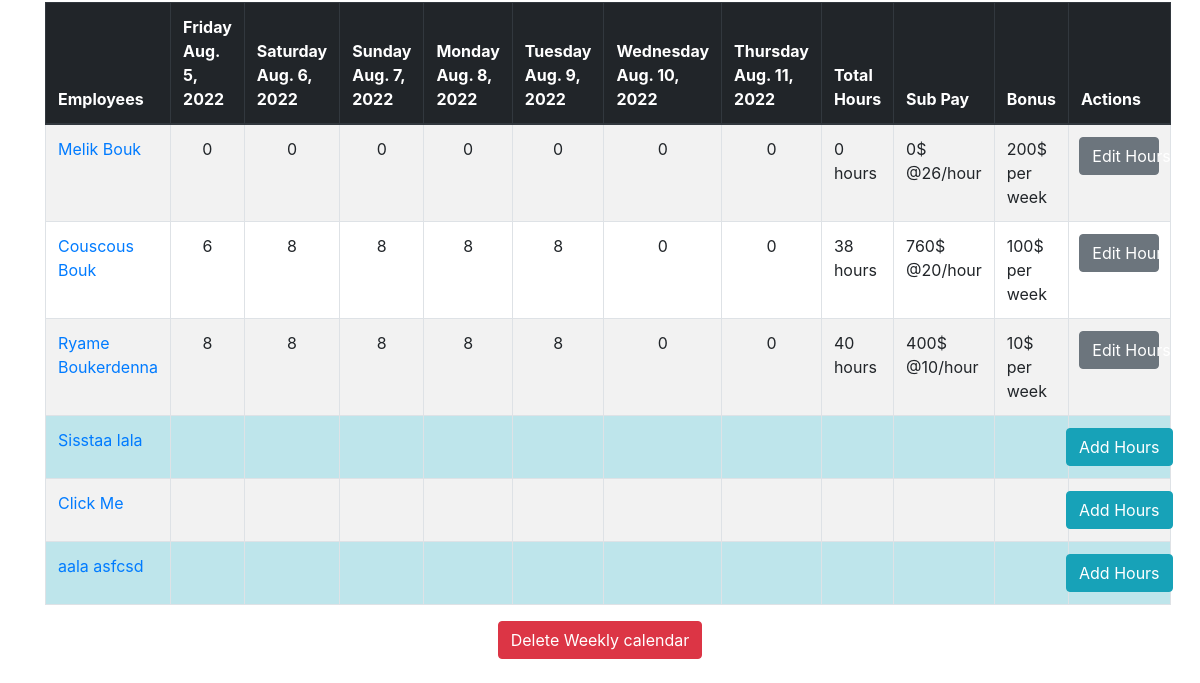
Page /employee_management/locations/view_location/8 (signed in, lower part) on the earlier database version.
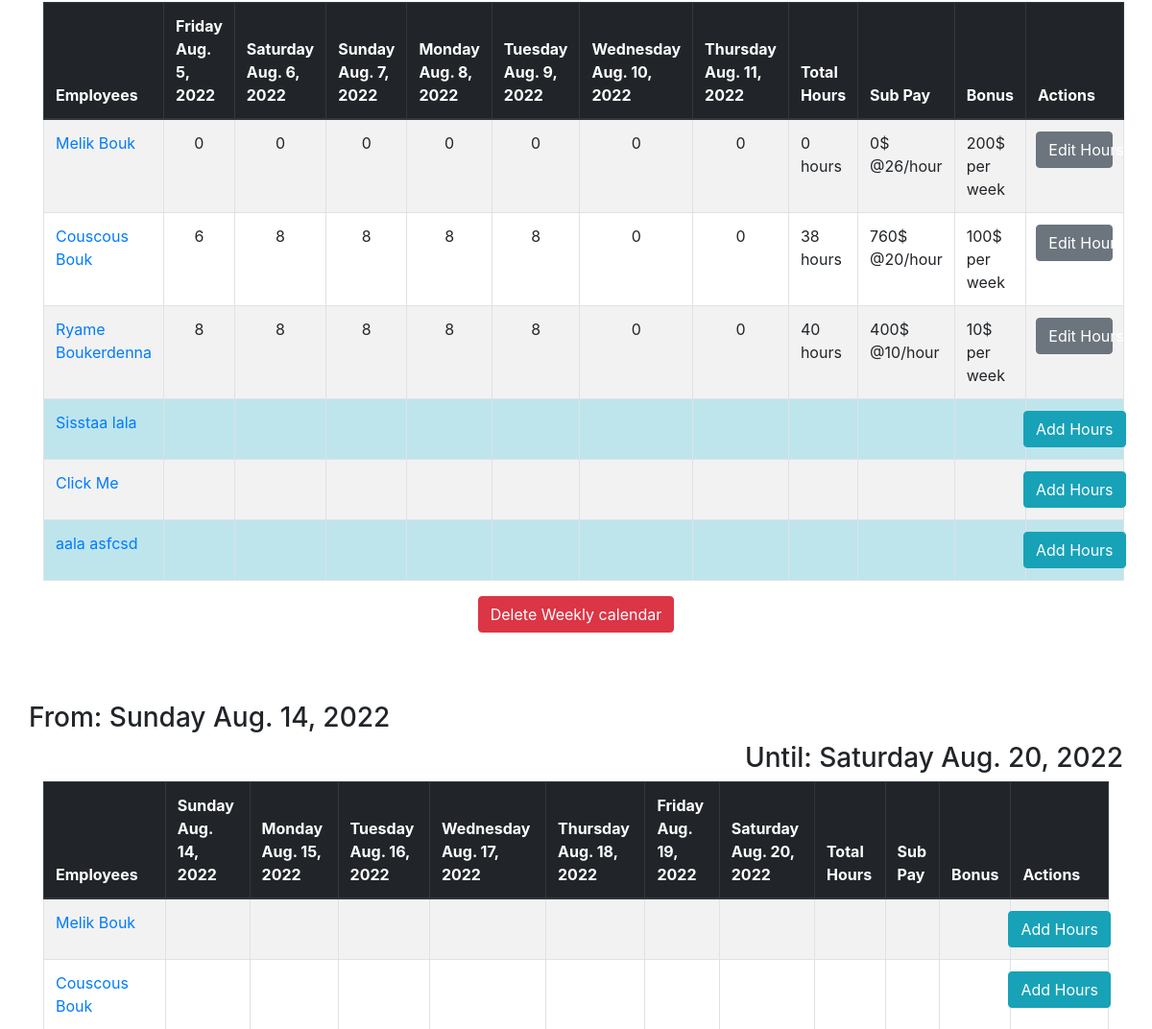
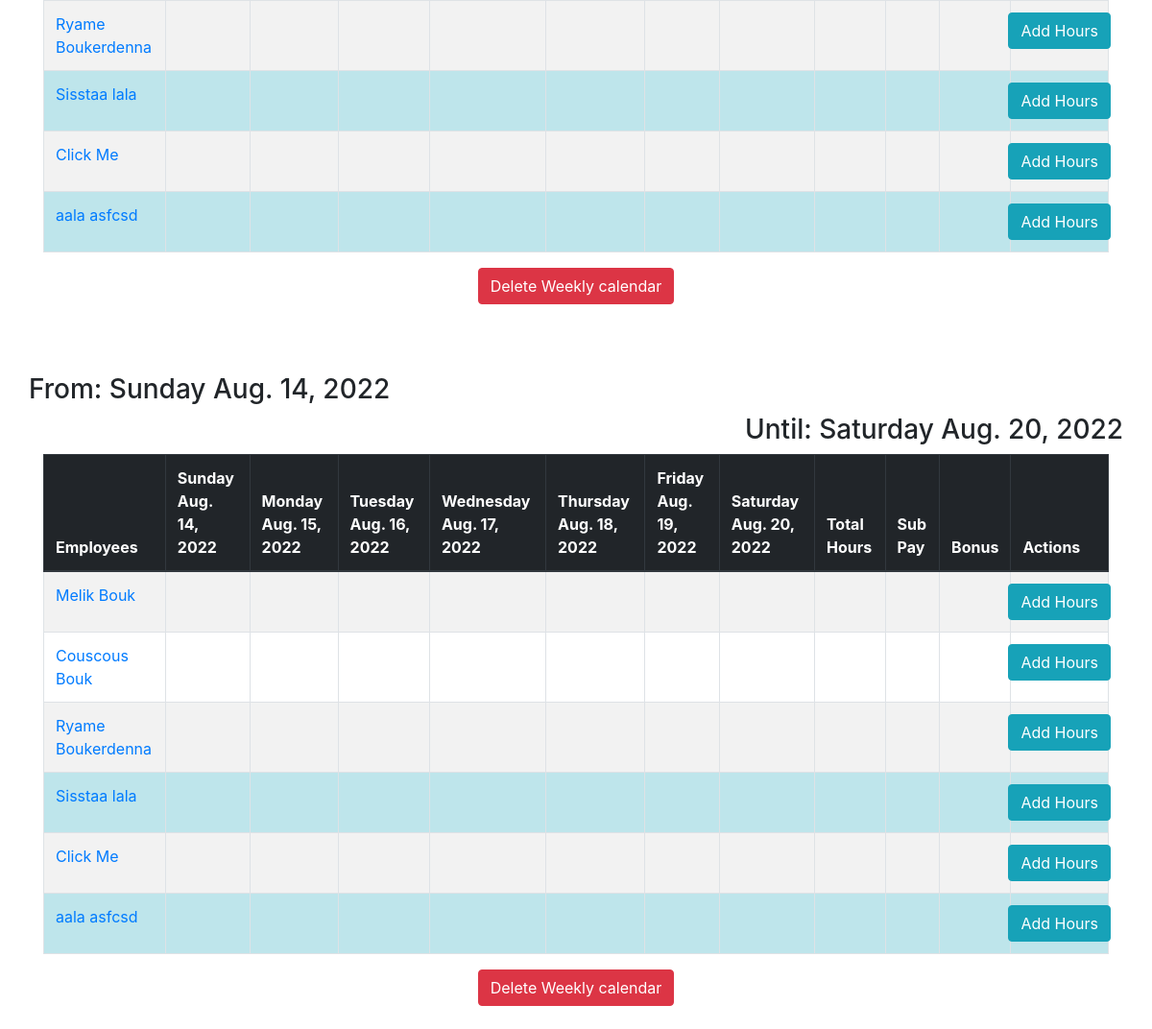
Same page on the later database version (2 pictures, top to bottom).
### employee_management/models.py (models this page shows, shortened)
class WeeklyCalendarFromLocation(models.Model):
    location_place = models.ForeignKey(
        LocationForWorking, on_delete=models.CASCADE, db_constraint=False, null=True
    )
    start_date_week = models.DateField(null=True)
    def __str__(self):
        return f"{self.location_place}:{self.start_date_week}"

class EmployeeBaseInformation(models.Model):
    first_name = models.CharField(max_length=100)
    last_name = models.CharField(max_length=100)
    place = models.ForeignKey(
        LocationForWorking, on_delete=models.CASCADE, db_constraint=False, null=True
    )
    phone_number = models.IntegerField(null=True)
    start_date = models.DateField(null=True)
    salary = models.IntegerField(null=True)
    bonus = models.IntegerField(null=True)
    is_driver = models.BooleanField(null=True)
    notes = models.CharField(max_length=500, blank=True, null=True)

class WeeklyHoursForEachEmployeeAndLocation(models.Model):
    specific_weekly_calendar = models.ForeignKey(
        WeeklyCalendarFromLocation, on_delete=models.CASCADE
    )
    specific_employee_working = models.ForeignKey(
        EmployeeBaseInformation, on_delete=models.CASCADE
    )
    monday_num_hours = models.PositiveIntegerField(
        null=True, default=0, validators=[MinValueValidator(0), MaxValueValidator(15)]
    )
    tuesday_num_hours = models.PositiveIntegerField(
        null=True, default=0, validators=[MinValueValidator(0), MaxValueValidator(15)]
    )
    wednesday_num_hours = models.PositiveIntegerField(
        null=True, default=0, validators=[MinValueValidator(0), MaxValueValidator(15)]
    )
    thursday_num_hours = models.PositiveIntegerField(
        null=True, default=0, validators=[MinValueValidator(0), MaxValueValidator(15)]
    )
    friday_num_hours = models.PositiveIntegerField(
        null=True, default=0, validators=[MinValueValidator(0), MaxValueValidator(15)]
    )
    saturday_num_hours = models.PositiveIntegerField(
        null=True, default=0, validators=[MinValueValidator(0), MaxValueValidator(15)]
    )
    sunday_num_hours = models.PositiveIntegerField(
        null=True, default=0, validators=[MinValueValidator(0), MaxValueValidator(15)]
    )
    def __str__(self):
        return f"{self.specific_employee_working.first_name}:{self.specific_weekly_calendar}\n\n\n\t\t\t:{self.monday_num_hours}:{self.tuesday_num_hours}:{self.wednesday_num_hours}:{self.thursday_num_hours}:{self.friday_num_hours}:{self.saturday_num_hours}:{self.sunday_num_hours}"

### employee_management/views.py (the view)
@login_required(login_url=LOGIN_URL)
def view_location(request, location_id):
    specific_location = LocationForWorking.objects.get(pk=location_id)
    new_dct = {}
    all_weekly_calendar_from_specific_location = (
        WeeklyCalendarFromLocation.objects.filter(location_place=specific_location)
    )
    for weekly_calendar in all_weekly_calendar_from_specific_location:
        lst = []
        for employee in EmployeeBaseInformation.objects.filter(place=specific_location):
            try:
                total_hours = sum(
                    [
                        int(hour)
                        for hour in str(
                            WeeklyHoursForEachEmployeeAndLocation.objects.get(
                                specific_employee_working=employee,
                                specific_weekly_calendar=weekly_calendar,
                            )
                        ).split(":")[-7:]
                    ]
                )
                pay_without_bonus = total_hours * employee.salary
                bonus = employee.bonus if employee.bonus else 0
            except (ObjectDoesNotExist, ValueError):
                total_hours = 0
                pay_without_bonus = 0
                bonus = 0
            lst.append(
                (
                    employee,
                    WeeklyHoursForEachEmployeeAndLocation.objects.filter(
                        specific_employee_working=employee
                    ).filter(specific_weekly_calendar=weekly_calendar),
                    (total_hours, pay_without_bonus, bonus),
                )
            )
        starting_day = weekly_calendar.start_date_week
        ending_day = starting_day + datetime.timedelta(days=6)
        lst_day_with_name = []
        number_to_day_week = {
            0: "Monday",
            1: "Tuesday",
            2: "Wednesday",
            3: "Thursday",
            4: "Friday",
            5: "Saturday",
            6: "Sunday",
        }
        [
            lst_day_with_name.append(
                (
                    starting_day + datetime.timedelta(days=i),
                    number_to_day_week[
                        (starting_day + datetime.timedelta(days=i)).weekday()
                    ],
                )
            )
            for i in range(0, 7)
        ]
        new_dct[weekly_calendar, tuple(lst_day_with_name)] = lst
    return render(
        request,
        "employee_management/location_view.html",
        {"specific_location": specific_location, "new_dct": new_dct, "id": "abcbcbc"},
    )

### employee_management/models.py (called while the page is built)
    def __str__(self):
        return f"{self.location_name}"

### employee_management/templates/employee_management/location_view.html (shortened to what this page needs)
<!DOCTYPE html>
<html lang="en">
<head>
    <link rel="stylesheet" href="https://cdnjs.cloudflare.com/ajax/libs/twitter-bootstrap/4.1.1/css/bootstrap.css">
    <link rel="stylesheet" href="https://cdn.datatables.net/1.10.19/css/dataTables.bootstrap4.min.css">
    <link rel="stylesheet" href="https://cdn.datatables.net/buttons/1.5.2/css/buttons.bootstrap4.min.css">
    <link rel="stylesheet" href="https://cdn.datatables.net/responsive/2.2.3/css/responsive.bootstrap4.min.css">
</head>
<body>
    <div class="container">
        <br>
        <br>
        <br><br>
        {% for week, employee in new_dct.items %}
        <br><br>
        <div class="row d-flex justify-content-start">
            <h3>
                From: {{week.1.0.1}} {{week.1.0.0}}
            </h3>
        </div>
        <div class="row d-flex justify-content-end">
            <h3>
                Until: {{week.1.6.1}} {{week.1.6.0}}
            </h3>
        </div>
            <table id=example class="table table-striped table-bordered dt-responsive nowrap" cellspacing="0" width="100%">
                <thead class="thead-dark">
                    <tr>
                        <th class="all" scope="col">Employees</th>
                        <th class="all" scope="col">{{week.1.0.1}} {{week.1.0.0}}</th>
                        <th class="all" scope="col">{{week.1.1.1}} {{week.1.1.0}}</th>
                        <th class="all" scope="col">{{week.1.2.1}} {{week.1.2.0}}</th>
                        <th class="all" scope="col">{{week.1.3.1}} {{week.1.3.0}}</th>
                        <th class="all" scope="col">{{week.1.4.1}} {{week.1.4.0}}</th>
                        <th class="all" scope="col">{{week.1.5.1}} {{week.1.5.0}}</th>
                        <th class="all" scope="col">{{week.1.6.1}} {{week.1.6.0}}</th>
                        <th class="all" scope="col">Total Hours</th>
                        <th class="all" scope="col">Sub Pay</th>
                        <th class="all" scope="col">Bonus</th>
                        <th>Actions</th>
                    </tr>
                </thead>
                    {% for emp in employee %}
                    {% if emp.0.is_driver == True %}
                    <tr class="table-info">
                        {% else %}
                    <tr>
                        {% endif %}
                        <td>
                            <a href="{% url 'view-employee' emp.0.id%}" class="font-weight-bolder text-decoration-none">
                                {{emp.0.first_name}} {{emp.0.last_name}}
                            </a>
                        </td>
                        {% if emp.1|length != 0 %}
                        {% for work in emp.1 %}
                        <td class="text-center">{{work.monday_num_hours}}</td>
                        <td class="text-center">{{work.tuesday_num_hours}}</td>
                        <td class="text-center">{{work.wednesday_num_hours}}</td>
                        <td class="text-center">{{work.thursday_num_hours}}</td>
                        <td class="text-center">{{work.friday_num_hours}}</td>
                        <td class="text-center">{{work.saturday_num_hours}}</td>
                        <td class="text-center">{{work.sunday_num_hours}}</td>
                        <td>{{emp.2.0}} hours</td>
                        <td>{{emp.2.1}}$ <br> @{{emp.0.salary}}/hour</td>
                        <td>{{emp.2.2}}$ per week</td>
                        {% endfor %}
                        {% else %}
                        <td></td>
                        <td></td>
                        <td></td>
                        <td></td>
                        <td></td>
                        <td></td>
                        <td></td>
                        <td></td>
                        <td></td>
                        <td></td>
                        {% endif %}
                        <td>
                            {% if emp.1|length != 0 %}
                            {% for work in emp.1 %}
                            <div class="row d-flex justify-content-center">
                                <a href="{% url 'edit-hours' specific_location.id week.0.id emp.0.id work.id%}"
                                    class="btn btn-secondary h-25 w-75">
                                    Edit Hours
                                </a>
                            </div>
                            <br>
                            {% endfor %}
                            {% else %}
                            <div class="row d-flex justify-content-center">
                                <a href="{% url 'add-hours' specific_location.id week.0.id emp.0.id%}" class="btn btn-info">
                                    Add Hours
                                </a>
                            </div>
                            {% endif %}
                        </td>
                    </tr>
                    {% endfor %}
            </table>
        <div class="row d-flex justify-content-center">
            <a onclick="return confirm('Are you sure you want to delete this?')"
                href="{% url 'delete-calendar' specific_location.id week.0.id %}" class="btn btn-danger">
                Delete Weekly calendar
            </a>
        </div>
        <br>
        {% endfor %}
    </div>
</body>
</html>

Differences in the rows shown:
added WeeklyCalendarFromLocation: week "Sunday", start_date_week "Aug. 14, 2022", week "Saturday", week "Aug. 20, 2022", week "Monday", week "Aug. 15, 2022", week "Tuesday", week "Aug. 16, 2022", week "Wednesday", week "Aug. 17, 2022", week "Thursday", week "Aug. 18, 2022", week "Friday", week "Aug. 19, 2022", EmployeeBaseInformation (first_name "Melik", last_name "Bouk", shows "Add Hours"), EmployeeBaseInformation (first_name "Couscous", last_name "Bouk", shows "Add Hours"), EmployeeBaseInformation (first_name "Ryame", last_name "Boukerdenna", shows "Add Hours"), EmployeeBaseInformation (first_name "Sisstaa", last_name "lala", shows "Add Hours"), EmployeeBaseInformation (first_name "Click", last_name "Me", shows "Add Hours"), EmployeeBaseInformation (first_name "aala", last_name "asfcsd", shows "Add Hours")
added WeeklyCalendarFromLocation: week "Sunday", start_date_week "Aug. 14, 2022", week "Saturday", week "Aug. 20, 2022", week "Monday", week "Aug. 15, 2022", week "Tuesday", week "Aug. 16, 2022", week "Wednesday", week "Aug. 17, 2022", week "Thursday", week "Aug. 18, 2022", week "Friday", week "Aug. 19, 2022", EmployeeBaseInformation (first_name "Melik", last_name "Bouk", shows "Add Hours"), EmployeeBaseInformation (first_name "Couscous", last_name "Bouk", shows "Add Hours"), EmployeeBaseInformation (first_name "Ryame", last_name "Boukerdenna", shows "Add Hours"), EmployeeBaseInformation (first_name "Sisstaa", last_name "lala", shows "Add Hours"), EmployeeBaseInformation (first_name "Click", last_name "Me", shows "Add Hours"), EmployeeBaseInformation (first_name "aala", last_name "asfcsd", shows "Add Hours")
